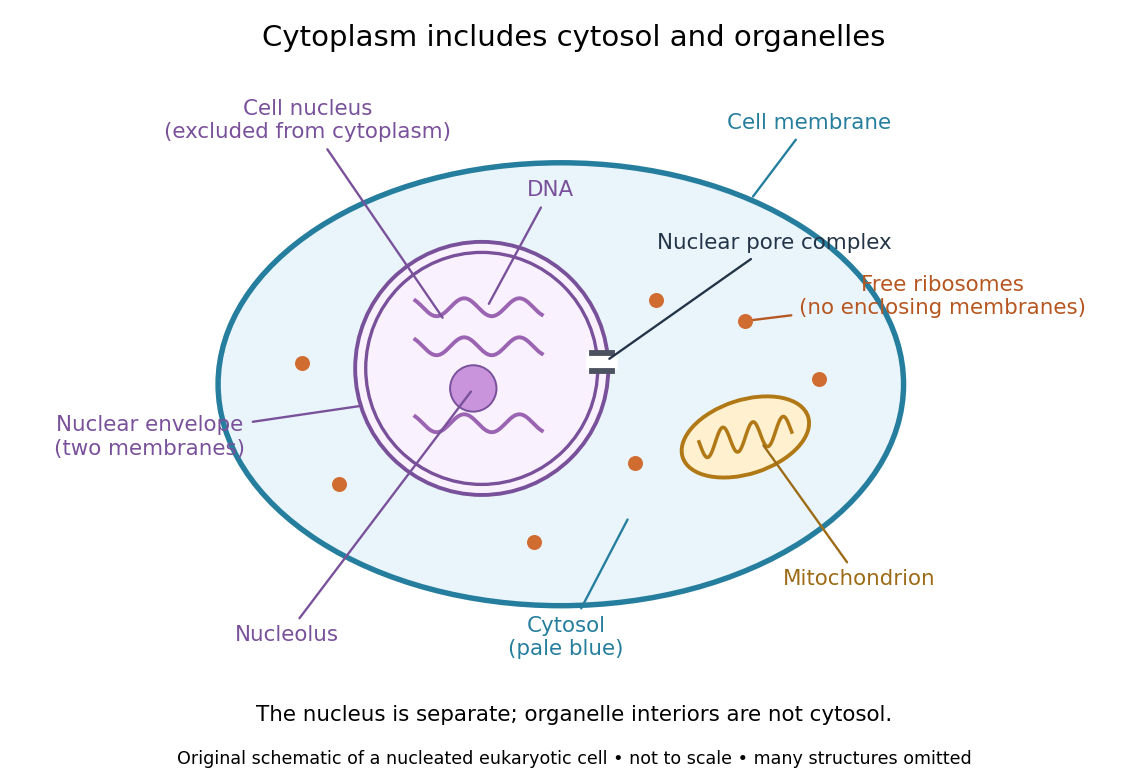

Write the Python code that produced this figure.
"""Original compartment schematic; writes same-basename PNG in the CWD.

Tested with Python 3.14.4, NumPy 2.3.5, Matplotlib 3.10.7.
All sizes, positions and component counts are illustrative, not measurements.
"""

from pathlib import Path

import matplotlib

matplotlib.use("Agg")
import matplotlib.pyplot as plt
from matplotlib.patches import Circle, Ellipse
import numpy as np


def label(ax, text, target, position, color="#243447", align="center"):
    ax.annotate(text, xy=target, xytext=position, ha=align, va="center",
                color=color, fontsize=11,
                arrowprops={"arrowstyle": "-", "color": color, "lw": 1.2})


def main():
    fig, ax = plt.subplots(figsize=(8.2, 5.6))
    fig.patch.set_facecolor("white")
    ax.add_patch(Ellipse((0, 0), 6.5, 4.2, facecolor="#eaf5fb",
                         edgecolor="#267e9e", lw=2.8))
    center = (-0.75, 0.15)
    ax.add_patch(Circle(center, 1.20, facecolor="#faf1ff",
                        edgecolor="#79519b", lw=2))
    ax.add_patch(Circle(center, 1.10, facecolor="#faf1ff",
                        edgecolor="#79519b", lw=1.7))
    x = np.linspace(-1.38, -0.18, 140)
    for offset in (0.73, 0.36, -0.37):
        ax.plot(x, offset + 0.085 * np.sin(12 * x), color="#9a64b2", lw=2)
    ax.add_patch(Circle((-0.83, -0.04), 0.22, facecolor="#c994db",
                        edgecolor="#79519b", lw=1))
    # An illustrative pore crosses both membranes at the right edge.
    ax.plot([0.32, 0.46], [0.22, 0.22], color="white", lw=9)
    ax.plot([0.30, 0.49], [0.30, 0.30], color="#4c5260", lw=3)
    ax.plot([0.30, 0.49], [0.13, 0.13], color="#4c5260", lw=3)
    ax.add_patch(Ellipse((1.75, -0.50), 1.25, 0.70, angle=18,
                         facecolor="#fff0cf", edgecolor="#b17816", lw=2))
    t = np.linspace(-0.44, 0.44, 120)
    ax.plot(1.75 + t, -0.50 + 0.18 * t + 0.13 * np.sin(22 * t),
            color="#b17816", lw=1.8)
    points = [(-2.45, 0.2), (-2.1, -0.95), (-0.25, -1.5), (0.9, 0.8),
              (1.75, 0.60), (2.45, 0.05), (0.70, -0.75)]
    ax.scatter(*zip(*points), s=45, color="#d16c31", zorder=5)
    label(ax, "Cell membrane", (1.8, 1.75), (2.35, 2.48), "#267e9e")
    label(ax, "Cell nucleus\n(excluded from cytoplasm)", (-1.10, 0.60),
          (-2.40, 2.50), "#79519b")
    label(ax, "DNA", (-0.70, 0.73), (-0.10, 1.84), "#79519b")
    label(ax, "Nuclear envelope\n(two membranes)", (-1.86, -0.20),
          (-3.90, -0.50), "#79519b")
    label(ax, "Nucleolus", (-0.83, -0.04), (-2.6, -2.38), "#79519b")
    label(ax, "Nuclear pore complex", (0.43, 0.22), (2.02, 1.34))
    label(ax, "Cytosol\n(pale blue)", (0.65, -1.25), (0.05, -2.40), "#267e9e")
    label(ax, "Mitochondrion", (1.9, -0.55), (2.83, -1.85), "#9d6b16")
    label(ax, "Free ribosomes\n(no enclosing membranes)", (1.75, 0.60),
          (3.62, 0.83), "#b65620")
    ax.set(xlim=(-4.8, 5.05), ylim=(-2.75, 2.9), aspect="equal")
    ax.axis("off")
    fig.suptitle("Cytoplasm includes cytosol and organelles", fontsize=15, y=0.97)
    fig.text(0.5, 0.08, "The nucleus is separate; organelle interiors are not cytosol.",
             ha="center", fontsize=11)
    fig.text(0.5, 0.025, "Original schematic of a nucleated eukaryotic cell • not to scale • many structures omitted",
             ha="center", fontsize=9)
    fig.subplots_adjust(left=0.025, right=0.975, bottom=0.14, top=0.90)
    fig.savefig(Path.cwd() / (Path(__file__).stem + ".png"), dpi=140,
                facecolor="white", transparent=False)
    plt.close(fig)


if __name__ == "__main__":
    main()
